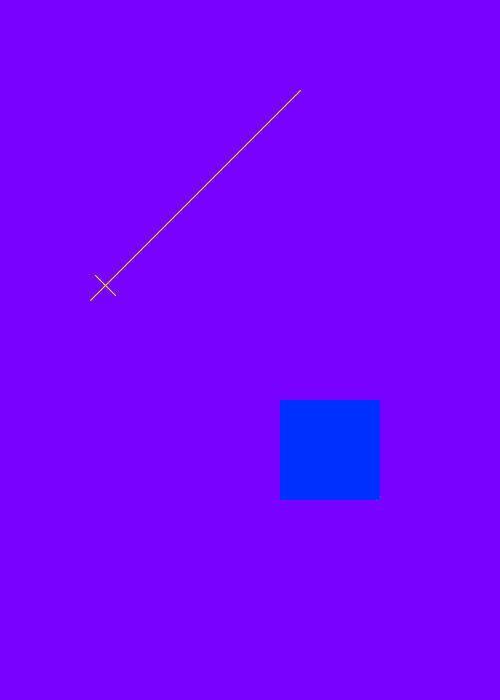
Frame 1 (no input)
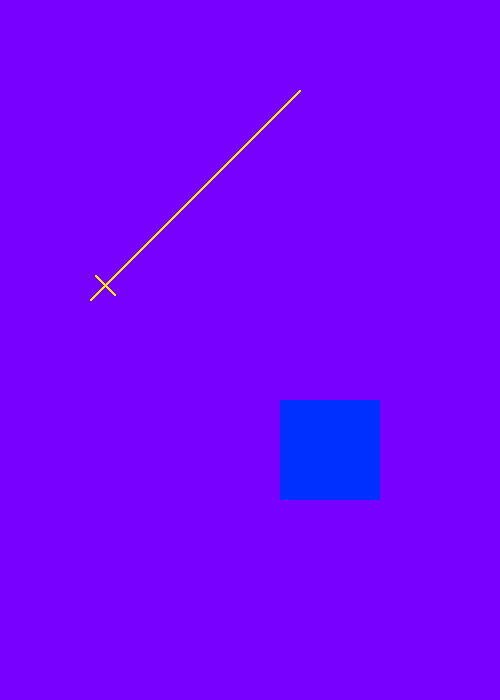
Frame 60 (the mouse pressed at the canvas centre just before this capture)
Frame 120 (the mouse held since frame 60 and released just before this capture): identical to frame 60, image omitted

The Processing sketch that drew these frames (run headless with seeded random() and noise(); from frame 60 on, the mouse is pressed at the canvas centre):

// Processing sketch: processing_60596
// ── processing_60596.pde

void setup() {
  smooth();
  size(500,700);
  background(120,0,255);
}
 
void draw() {
   
  // RECHTECK
  noStroke();
  fill(0, 48, 255);
  rectMode(CENTER);
  rect(330, 450, 100, 100);
   
  //LINIEN
  strokeWeight(1);
  stroke(255,235,0);
  //Linie EINS
  line(300, 90, 90, 300);
  //Linie ZWO
  line(95, 275, 115, 295);
}
